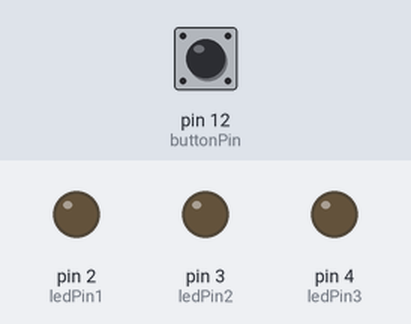
This sketch was run on a simulated Arduino Uno, built with avr-gcc and run on an emulated ATmega328P. On the bench: output pins drawn as LEDs (lit = HIGH). Inputs (shaded band) come from the test bench; at power-on: pin 12 (buttonPin) HIGH.

Above: at 1.2 s.
1.3 s: pin 12 (buttonPin) pulled LOW for 0.15 s
At 1.37 s:
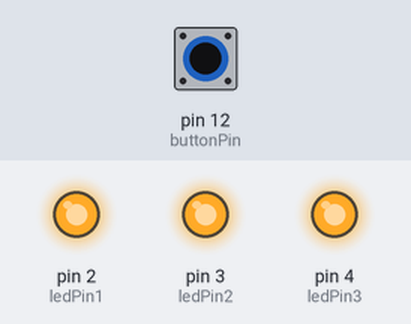
2.9 s: pin 12 (buttonPin) pulled LOW for 3.2 s
At 6.9 s:
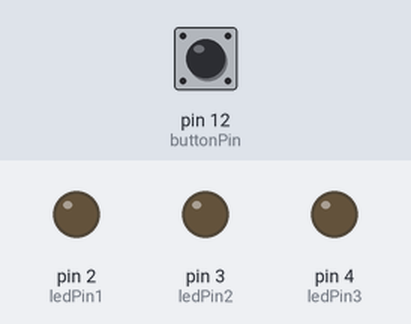
Timing chart, 0 to 8.4 s (numbered marks = the images above; inputs shaded):
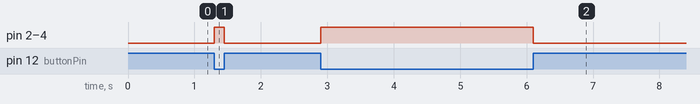

The sketch:

worksheet_1_exercise_11.ino
```cpp
// C++ code
//

#define ledPin1 2
#define ledPin2 3
#define ledPin3 4
#define buttonPin 12
void setup()
{
  pinMode(ledPin1, OUTPUT);
  pinMode(ledPin2, OUTPUT);
  pinMode(ledPin3, OUTPUT);
  pinMode(buttonPin, INPUT);
  digitalWrite(buttonPin, HIGH);
}

//int ledBrightness = 0;
void loop()
{
  if (digitalRead(buttonPin) == LOW) {
    digitalWrite(ledPin1, HIGH);
    digitalWrite(ledPin2, HIGH);
    digitalWrite(ledPin3, HIGH);
  }
  else {
    digitalWrite(ledPin1, LOW);
    digitalWrite(ledPin2, LOW);
    digitalWrite(ledPin3, LOW);
  }
}
```

Measured:
- after the input at 1.3 s, pin 2 (ledPin1), pin 3 (ledPin2), pin 4 (ledPin3): LOW → HIGH at once, → LOW 0.15 s later
- after the input at 2.9 s, pin 2 (ledPin1), pin 3 (ledPin2), pin 4 (ledPin3): LOW → HIGH at once, → LOW 3.2 s later
